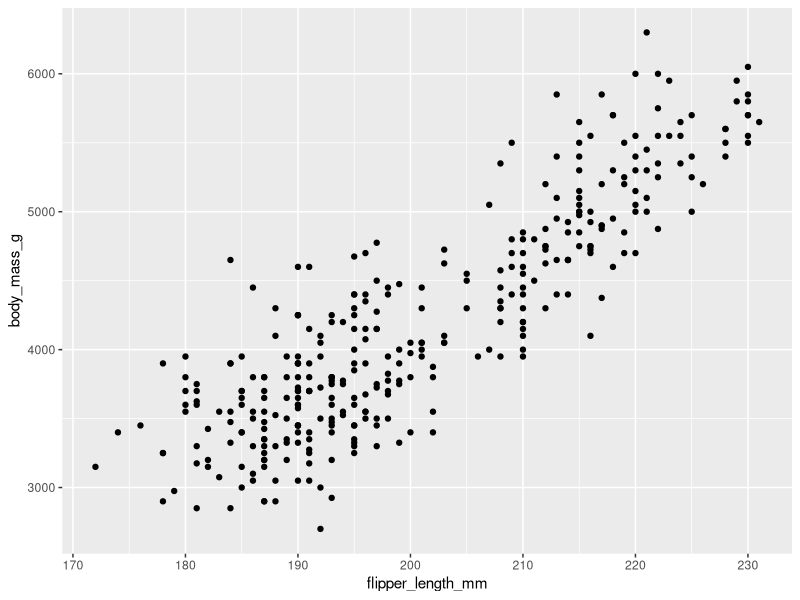
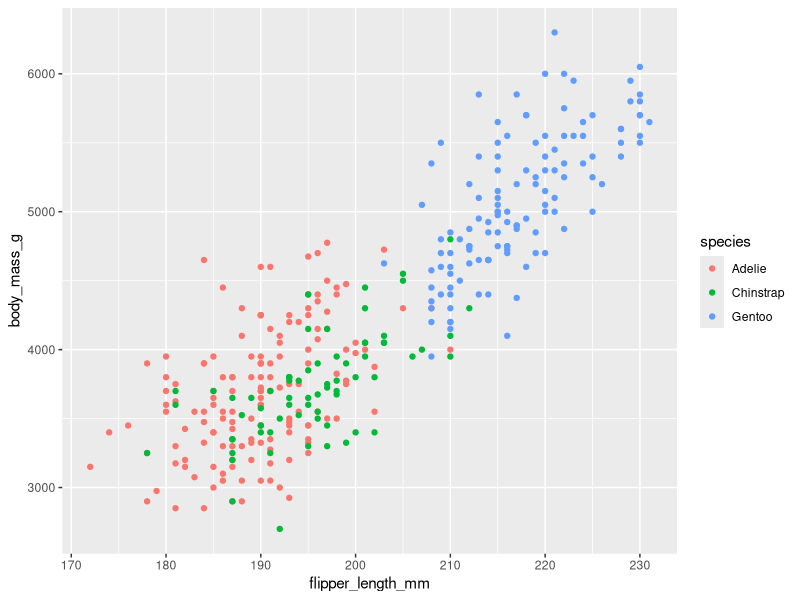
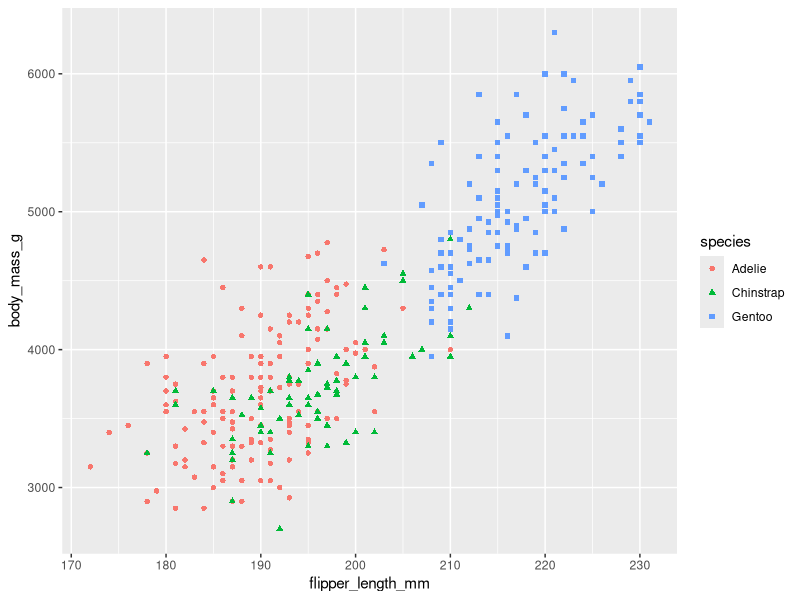
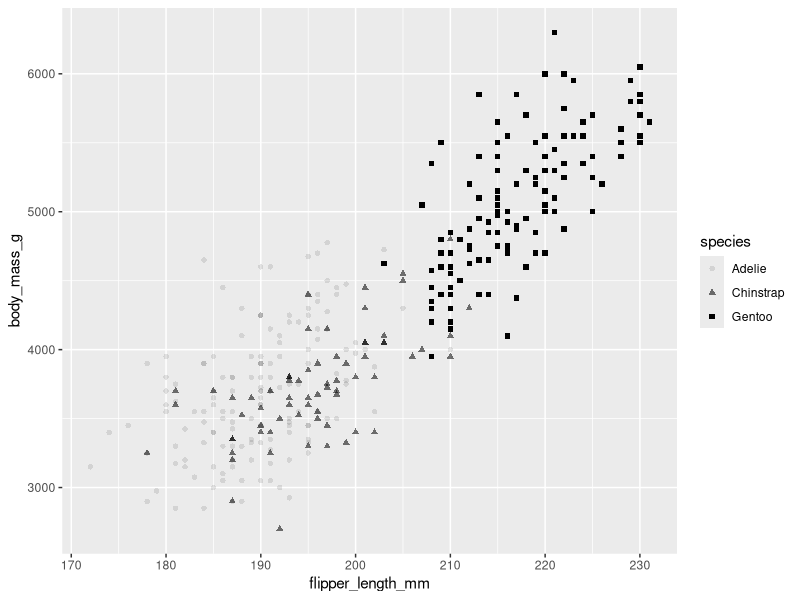
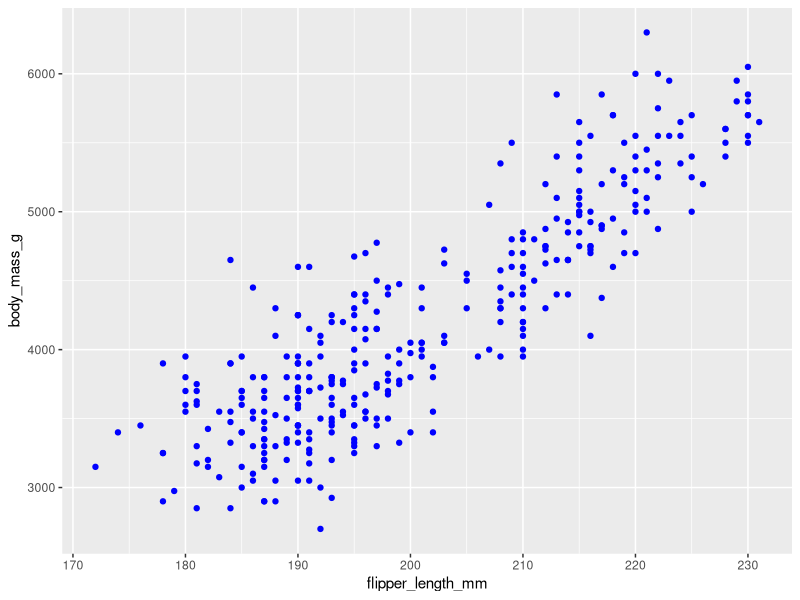
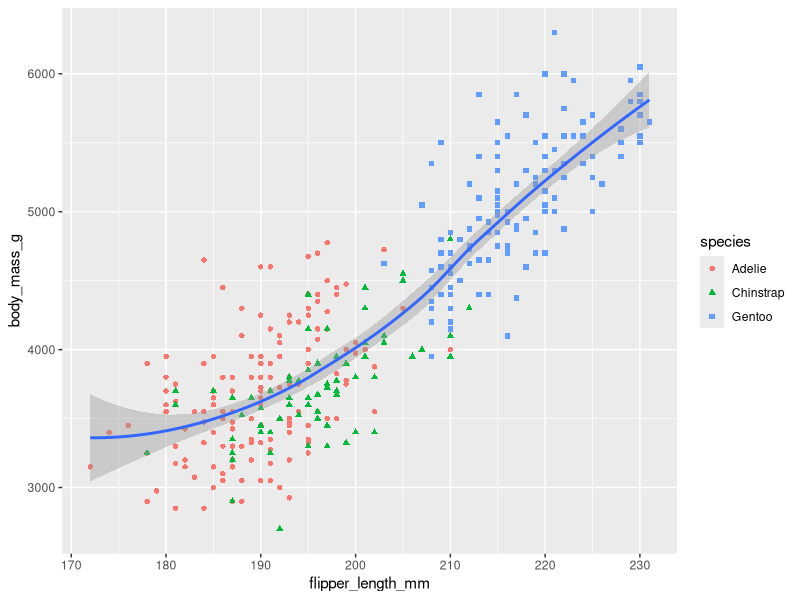
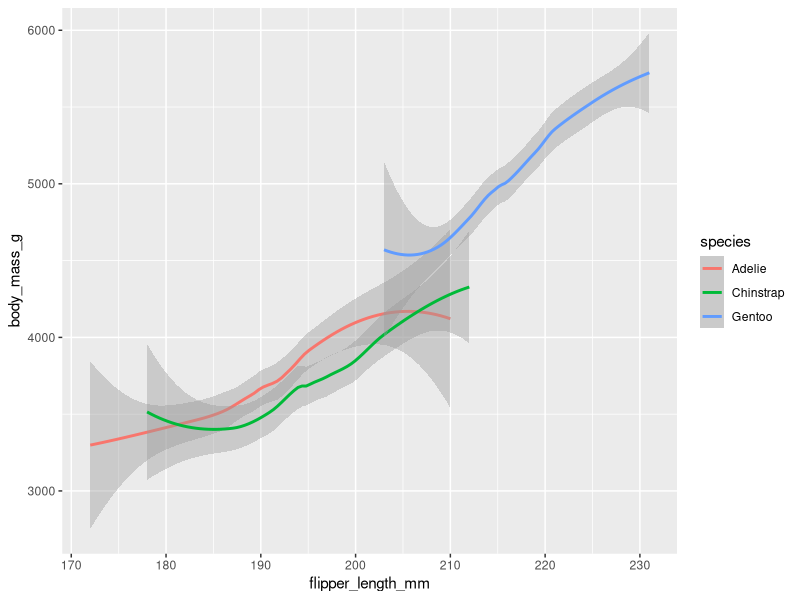
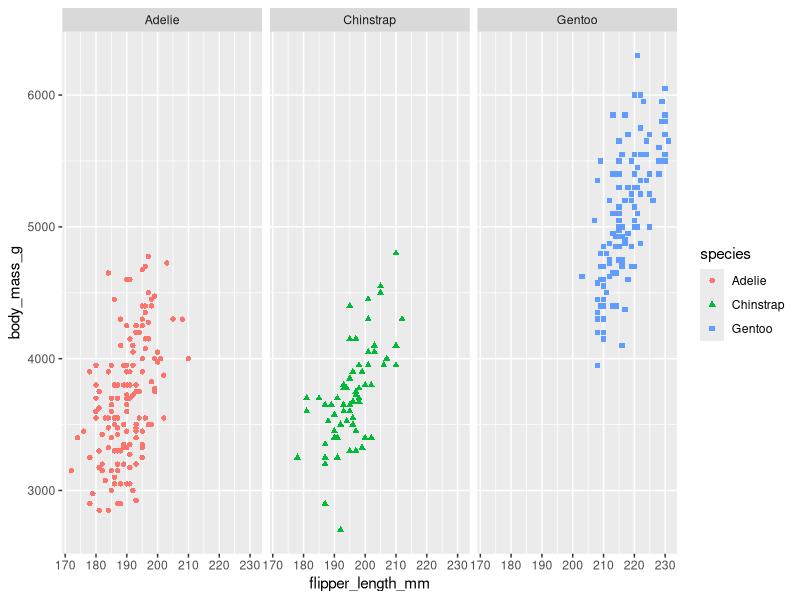

Recreate these plots in R, in order.
##  Building visuals from the penguin dataset

#  install and load the necessary packegs
install.packages("ggplot2")
library(ggplot2)
install.packages("palmerpenguins")
library(palmerpenguins)
data("penguins")
View(penguins)
library(tidyverse)
library(tibble)

#  draft your visual
ggplot(data=penguins)+geom_point(mapping=aes(x=flipper_length_mm,y=body_mass_g))

#  adding colour to each species
ggplot(data=penguins)+geom_point(mapping=aes(x=flipper_length_mm,y=body_mass_g,colour=species))

#  adding point shape to each species
ggplot(data=penguins)+geom_point(mapping=aes(x=flipper_length_mm,y=body_mass_g,colour=species,shape=species))

#  adding alpha to each species to vary transparency - useful for dense plots
ggplot(data=penguins)+geom_point(mapping=aes(x=flipper_length_mm,y=body_mass_g,shape=species,alpha=species))

#  making all datapoints one colour - NB: done OUTSIDE aes()
ggplot(data=penguins)+geom_point(mapping=aes(x=flipper_length_mm,y=body_mass_g),colour='blue')

#  adding geom_smooth for a trendline
ggplot(data=penguins)+geom_point(mapping=aes(x=flipper_length_mm,y=body_mass_g,colour=species,shape=species)) +
  geom_smooth(mapping=aes(x=flipper_length_mm,y=body_mass_g))
  
#  line graph for each species
ggplot(data=penguins)+geom_smooth(mapping=aes(x=flipper_length_mm,y=body_mass_g,colour=species))

#  facting/sub-plotting per species
ggplot(data=penguins)+geom_point(mapping=aes(x=flipper_length_mm,y=body_mass_g,colour=species,shape=species)) +
  facet_wrap(~species)

#  facting by 2 variables: sex and species using fact_grid()
ggplot(data=penguins)+geom_point(mapping=aes(x=flipper_length_mm,y=body_mass_g,colour=species,shape=species)) +
  facet_grid(sex~species)

 #  ggplot() function creates a coordinate system that you can add layers to
#  "+” symbol to add a new layer to your plot
#  The geom_point() function uses points to create scatterplot
#  the geom_bar function uses bars to create bar charts, and so on
#  The mapping argument is always paired with the aes() function
#  The x and y arguments of the aes() function specify which variables to map 
#  to the x-axis and the y-axis of the coordinate system

species_mean_mass = penguins %>% 
  select(species, body_mass_g) %>% 
  group_by(species) %>% 
  drop_na() %>% 
  summarise(mean_body_mass_g=mean(body_mass_g))
  
View(species_mean_mass)

ggplot(data = species_mean_mass)+geom_col(mapping = aes(x=species,y=mean_body_mass_g))
help("geom_bar")

#  adding colour to the bar/coloumn chart
ggplot(data = species_mean_mass)+geom_col(mapping = aes(x=species,y=mean_body_mass_g,colour=species,fill=species))

#  counting how many of each species on each island onto a bar chart
ggplot(data = penguins) + geom_bar(mapping = aes(x=species, fill=island))
#  geom_bar has no y-axis input, it counts only rows
